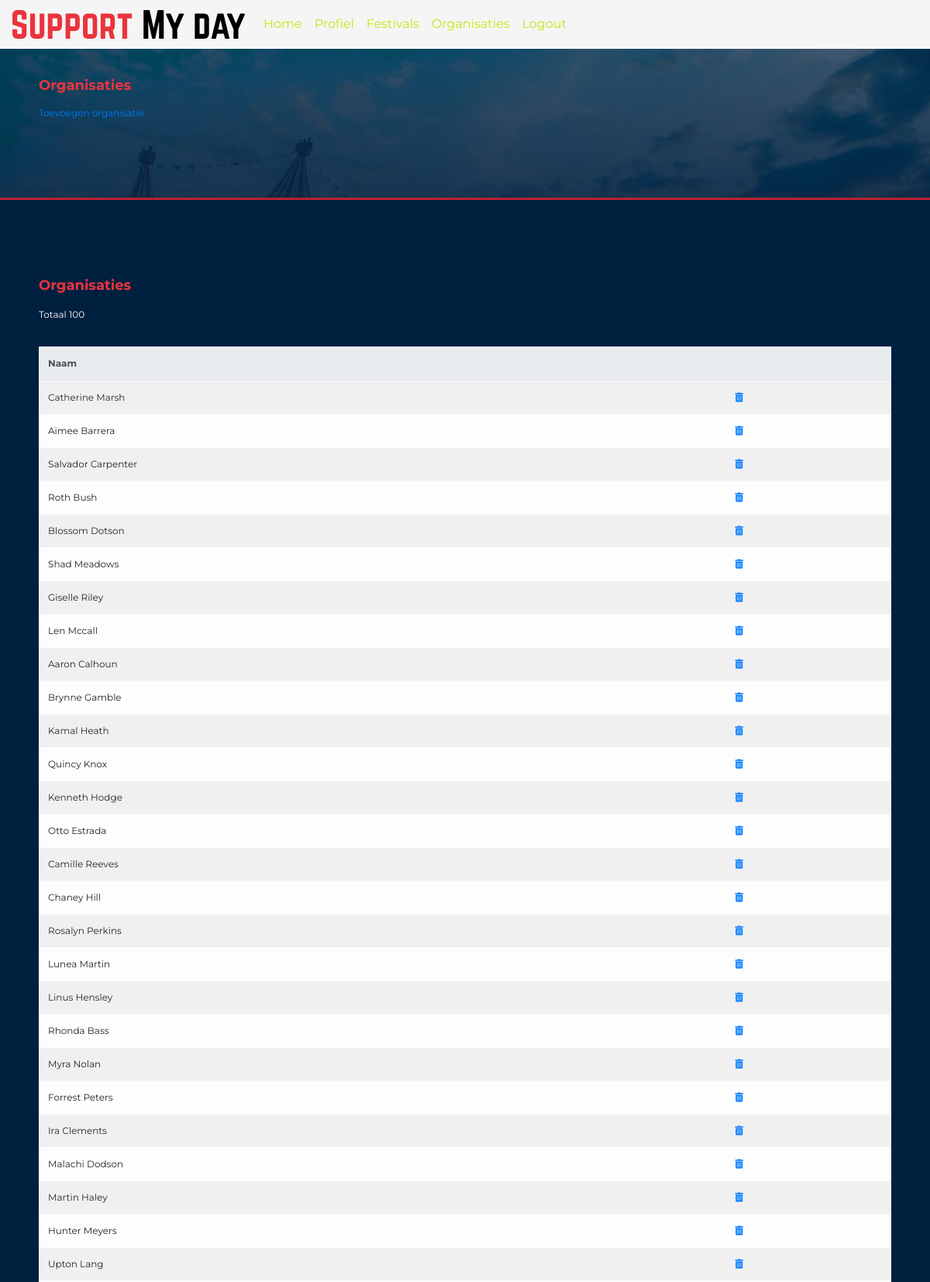
Page /views/sections/organisations.php (signed in, upper part) on the committed database.
### tables this page shows
CREATE TABLE `Organisations` (
  `Organisation_ID` INT(11) NOT NULL AUTO_INCREMENT,
  `Name` VARCHAR(20) DEFAULT NULL,
  `VAT_Number` VARCHAR(20) DEFAULT NULL,
  `CoC_Number` VARCHAR(20) DEFAULT NULL,
  `IBAN` VARCHAR(50) DEFAULT NULL,
  `Telephone_Number` VARCHAR(20) DEFAULT NULL,
  `Email` VARCHAR(60) DEFAULT NULL,
  `Contact_Person` VARCHAR(40) DEFAULT NULL,
  PRIMARY KEY (`Organisation_ID`)
);

### Database.php (called while the page is built, shortened)
<?php
	class Database {
	    public static function getConnection() {
            if (!isset($conn)) $conn = new mysqli(self::SERVERNAME, self::USERNAME, self::PASSWORD, self::DBNAME);
	        return $conn;
	    }
    }

### controllers/OrganisationController.php (called while the page is built, shortened)
<?php
class OrganisationController
{
    private $repository;
    public function __construct()
    {
        $this->repository = new OrganisationRepository(Database::getConnection());
    }
    public function getAll()
    {
        return $this->repository->getAll();
    }
}

### repositories/Repository.php (called while the page is built, shortened)
<?php
abstract class Repository
{
    protected $conn;
    public function __construct($conn)
    {
        $this->conn = $conn;
    }
    protected function query(string $query) {
        return $this->conn->query($query);
    }
}

### repositories/OrganisationRepository.php (called while the page is built, shortened)
<?php
class OrganisationRepository extends Repository
{
    public function getAll()
    {
        return $this->query('SELECT * FROM `organisations`;');
    }
}

### models/Organisation.php (called while the page is built, shortened)
<?php
class Organisation
{
    private $Organisation_ID, $Name;
    public function getOrganisationID()
    {
        return $this->Organisation_ID;
    }
    public function getName()
    {
        return $this->Name;
    }
}

### views/sections/organisations.php (the view, shortened to what this page needs)
<?php
require_once('../../Database.php');
require_once('../../models/User.php');
require_once('../../models/Organisation.php');
require_once('../../repositories/Repository.php');
require_once('../../repositories/OrganisationRepository.php');
require_once('../../controllers/OrganisationController.php');
require_once('../template/head.php');
$controller = new OrganisationController();
$organisations = $controller->getAll();
?>
    <section>
        <article>
            <h3>Organisaties</h3>
            <a href="add-organisation.php">Toevoegen organisatie</a>
        </article>
    </section>
    <section>
        <article>
            <h3>Organisaties</h3>
            <p>Totaal <?php echo $organisations->num_rows; ?></p>
            <table class="table table-striped table-light">
                <thead class="thead-light">
                <tr>
                    <th>Naam</th>
                    <th></th>
                </thead>
                <?php while ($organisation = $organisations->fetch_object('Organisation')): ?>
                    <tr>
                        <td><?php echo $organisation->getName(); ?></td>
                        <td>
                            <a href="/actions/remove-organisation.php?id=<?php echo $organisation->getOrganisationID(); ?>"><i class="fas fa-trash-alt"></i></a>
                        </td>
                    </tr>
                <?php endwhile; ?>
            </table>
        </article>
    </section>
<?php require_once('../template/bottom.php'); ?>

### public/style/style.css (style rules this page uses)
body { background-color: #002040; font-family: 'Montserrat', sans-serif; overflow-x: hidden; }
p, b, strong { color: #fff; }
section { font-size: 12px; color: #FFFFFF; }
section article { min-width: 300px; }
section:first-of-type { grid-template-rows: repeat(3, 33.33vh); background-image: linear-gradient(rgba(0, 32, 64, 0.7), rgba(0, 32, 64, 0.9)), url(../img/festival5.jpg); background-size: cover; border-bottom: solid #bd2130; }
section, footer { padding: 100px 50px; font-size: 12px; color: #fff; }
p { font-size: 12px; margin: 0 0 30px 0; line-height: 23px; }
h3 { font-weight: bold; font-size: 18px; color: #EB343D; margin: 0 0 15px 0; }

### rows in the picture
organisations: Name "Catherine Marsh"
organisations: Name "Aimee Barrera"
organisations: Name "Salvador Carpenter"
organisations: Name "Roth Bush"
organisations: Name "Blossom Dotson"
organisations: Name "Shad Meadows"
organisations: Name "Giselle Riley"
organisations: Name "Len Mccall"
organisations: Name "Aaron Calhoun"
organisations: Name "Brynne Gamble"
organisations: Name "Kamal Heath"
organisations: Name "Quincy Knox"
organisations: Name "Kenneth Hodge"
organisations: Name "Otto Estrada"
organisations: Name "Camille Reeves"
organisations: Name "Chaney Hill"
organisations: Name "Rosalyn Perkins"
organisations: Name "Lunea Martin"
organisations: Name "Linus Hensley"
organisations: Name "Rhonda Bass"
organisations: Name "Myra Nolan"
organisations: Name "Forrest Peters"
organisations: Name "Ira Clements"
organisations: Name "Malachi Dodson"
organisations: Name "Martin Haley"
organisations: Name "Hunter Meyers"
organisations: Name "Upton Lang"

### other values in the picture
$organisations->num_rows "100"
